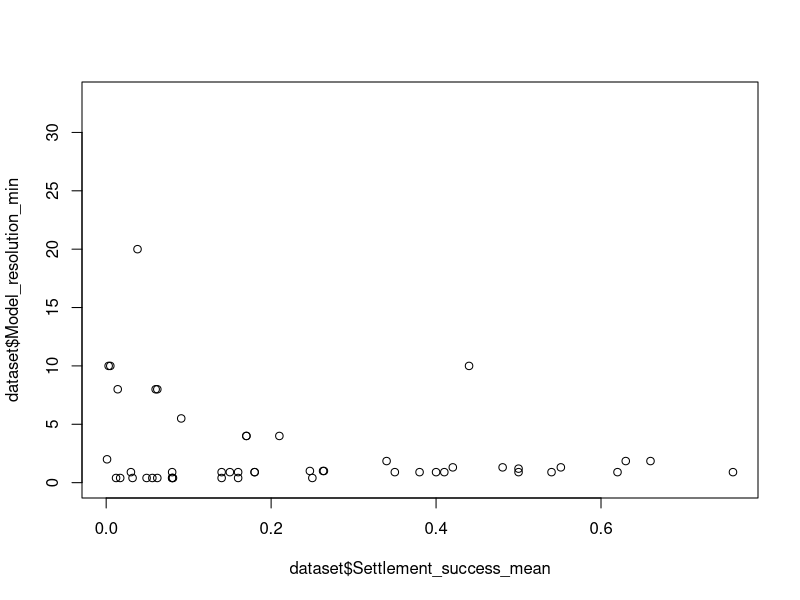
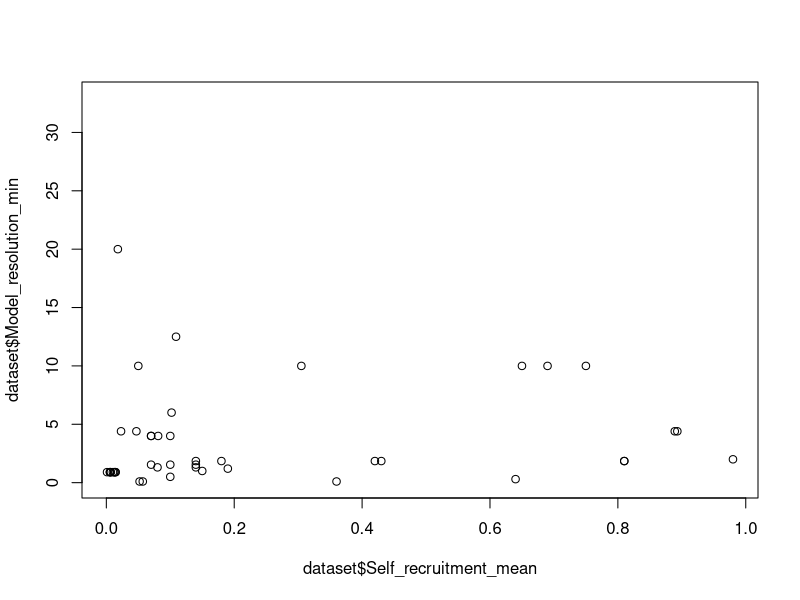
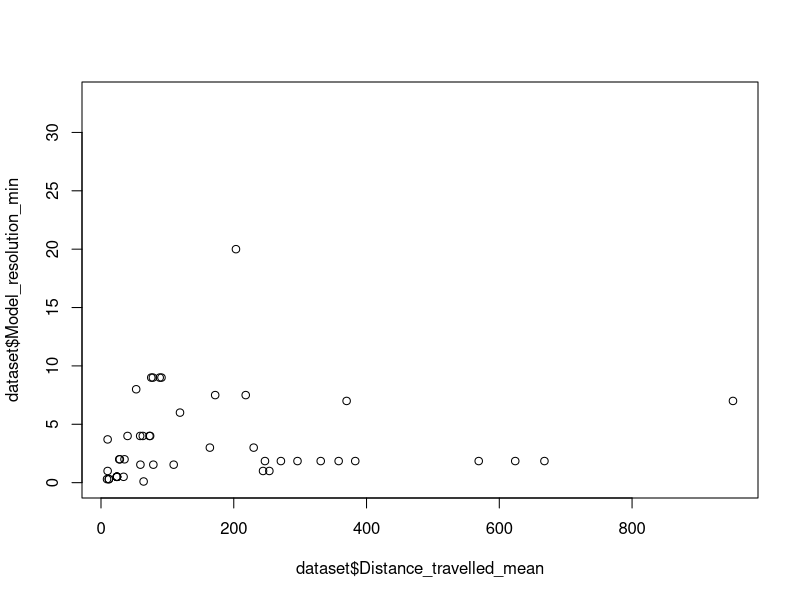
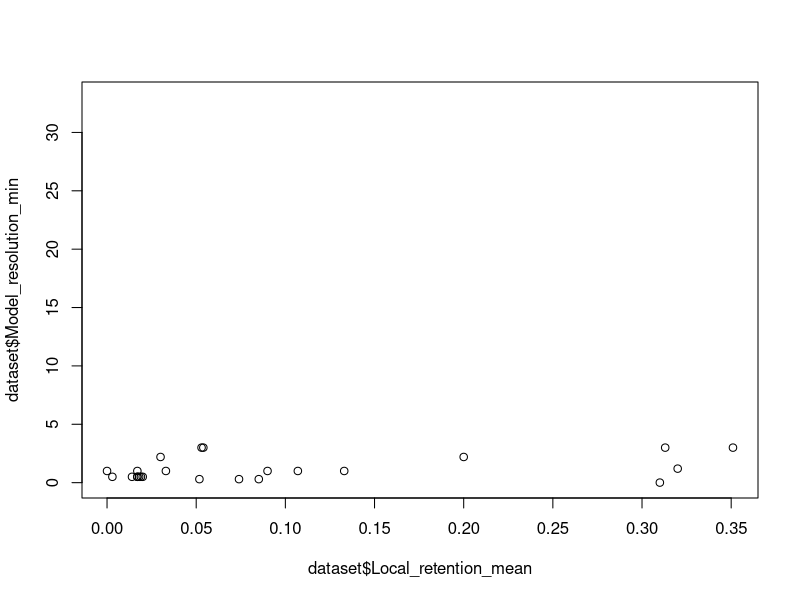
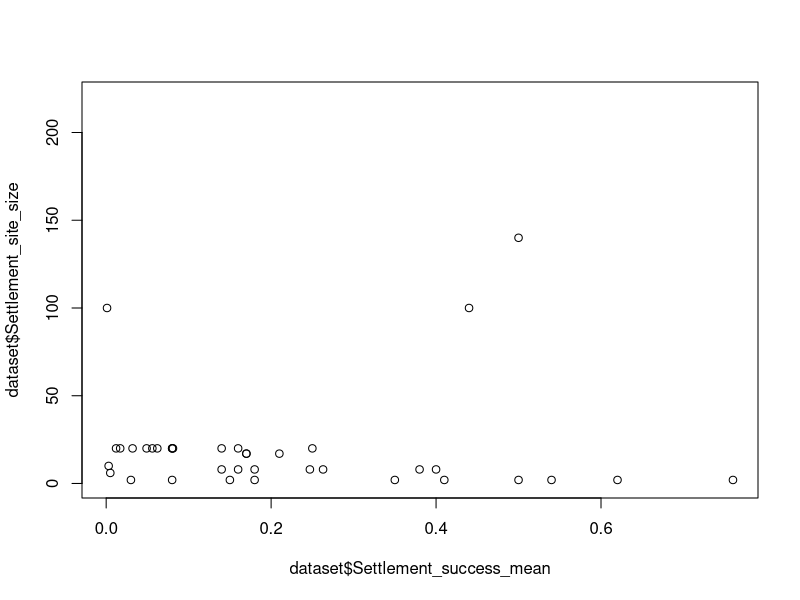
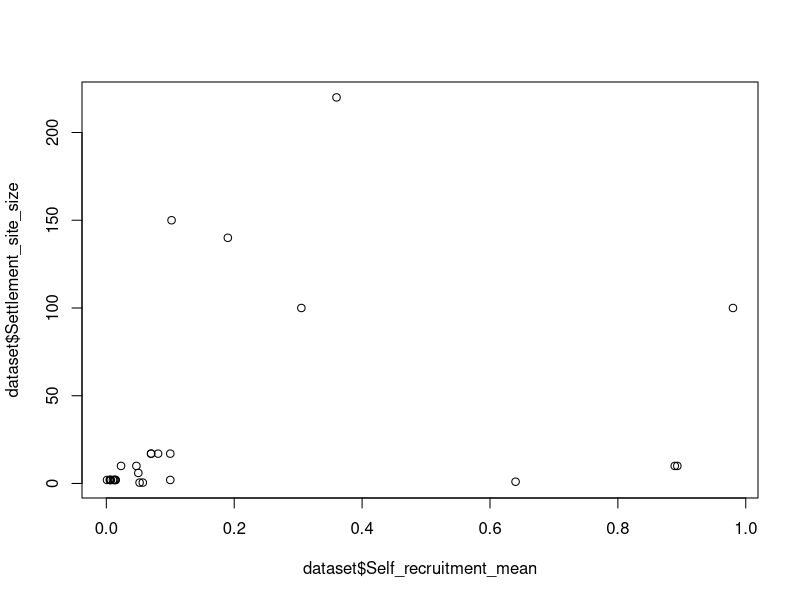
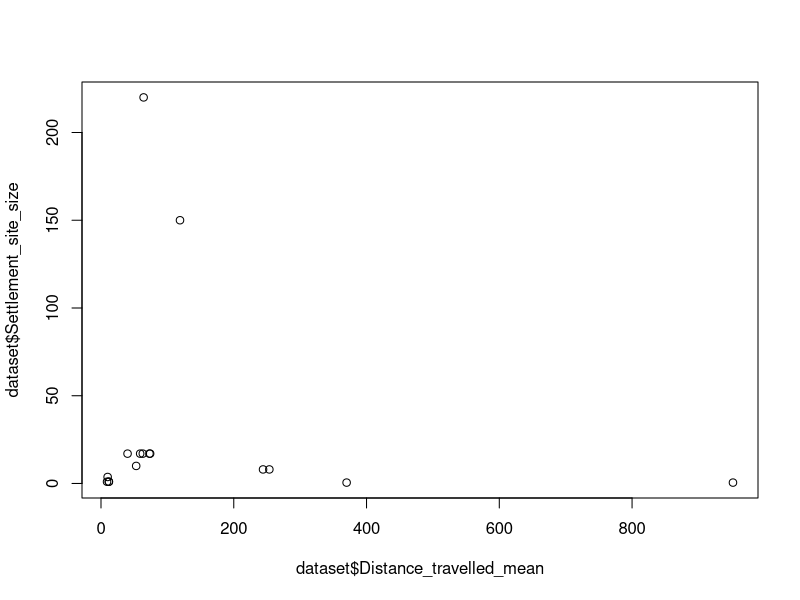
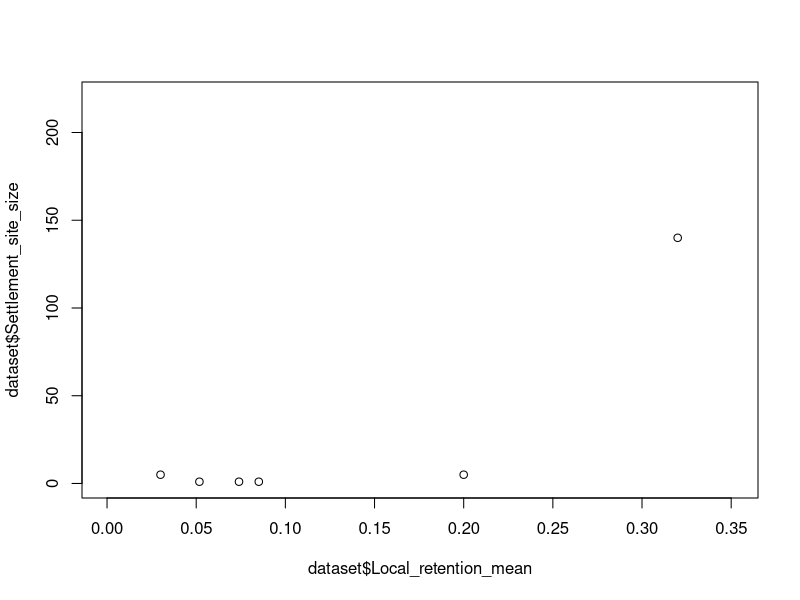

Generate these figures, in order, with R:
library(ggplot2)

dataset <- read.csv("data/lit_review_metanalysis.csv")
fish_dataset <- subset(dataset,dataset$Species_type=='Fish')

#basic summary of data
summary(dataset)

#exploratory plots

#resolution size
plot(dataset$Model_resolution_min ~ dataset$Settlement_success_mean)
plot(dataset$Model_resolution_min ~ dataset$Self_recruitment_mean)
plot(dataset$Model_resolution_min ~ dataset$Distance_travelled_mean)
plot(dataset$Model_resolution_min ~ dataset$Local_retention_mean)

#settlement reef size
plot(dataset$Settlement_site_size ~ dataset$Settlement_success_mean)
plot(dataset$Settlement_site_size ~ dataset$Self_recruitment_mean)
plot(dataset$Settlement_site_size ~ dataset$Distance_travelled_mean)
plot(dataset$Settlement_site_size ~ dataset$Local_retention_mean)

#pld
plot(dataset$PLD_fixed ~ dataset$Settlement_success_mean)
plot(dataset$PLD_fixed ~ dataset$Self_recruitment_mean)
plot(dataset$PLD_fixed ~ dataset$Distance_travelled_mean)
plot(dataset$PLD_fixed ~ dataset$Local_retention_mean)

#OVM behaviour
ggplot(data=dataset,aes(y=Settlement_success_mean,x=Ontogenetic_vertical_migration)) + geom_boxplot()
ggplot(data=dataset,aes(y=Self_recruitment_mean,x=Ontogenetic_vertical_migration)) + geom_boxplot()
ggplot(data=dataset,aes(y=Distance_travelled_mean,x=Ontogenetic_vertical_migration)) + geom_boxplot()
ggplot(data=dataset,aes(y=Local_retention_mean,x=Ontogenetic_vertical_migration)) + geom_boxplot()

#Passive behaviour
ggplot(data=dataset,aes(y=Settlement_success_mean,x=Passive_movement)) + geom_boxplot()
ggplot(data=dataset,aes(y=Self_recruitment_mean,x=Passive_movement)) + geom_boxplot()
ggplot(data=dataset,aes(y=Distance_travelled_mean,x=Passive_movement)) + geom_boxplot()
ggplot(data=dataset,aes(y=Local_retention_mean,x=Passive_movement)) + geom_boxplot()

#Sensory ability
ggplot(data=dataset,aes(y=Settlement_success_mean,x=Sensory_ability)) + geom_boxplot()
ggplot(data=dataset,aes(y=Self_recruitment_mean,x=Sensory_ability)) + geom_boxplot()
ggplot(data=dataset,aes(y=Local_retention_mean,x=Sensory_ability)) + geom_boxplot()

ggplot(data=dataset,aes(y=Settlement_success_mean,x=Settlement_competency_window)) + geom_boxplot()
ggplot(data=dataset,aes(y=Self_recruitment_mean,x=Settlement_competency_window)) + geom_boxplot()
ggplot(data=dataset,aes(y=Local_retention_mean,x=Settlement_competency_window)) + geom_boxplot()

# comparison of behaviours

